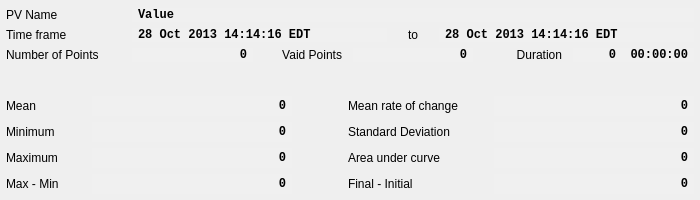
<?xml version="1.0" encoding="UTF-8"?>
<ui version="4.0">
 <class>QEStripChartStatistics</class>
 <widget class="QWidget" name="QEStripChartStatistics">
  <property name="geometry">
   <rect>
    <x>0</x>
    <y>0</y>
    <width>700</width>
    <height>200</height>
   </rect>
  </property>
  <property name="minimumSize">
   <size>
    <width>700</width>
    <height>200</height>
   </size>
  </property>
  <property name="maximumSize">
   <size>
    <width>700</width>
    <height>200</height>
   </size>
  </property>
  <property name="windowTitle">
   <string>Process Variable Statistics</string>
  </property>
  <layout class="QVBoxLayout" name="verticalLayout">
   <property name="spacing">
    <number>6</number>
   </property>
   <property name="leftMargin">
    <number>6</number>
   </property>
   <property name="topMargin">
    <number>8</number>
   </property>
   <property name="rightMargin">
    <number>6</number>
   </property>
   <property name="bottomMargin">
    <number>6</number>
   </property>
   <item>
    <layout class="QHBoxLayout" name="horizontalLayout">
     <item>
      <widget class="QLabel" name="label">
       <property name="maximumSize">
        <size>
         <width>120</width>
         <height>16777215</height>
        </size>
       </property>
       <property name="text">
        <string>PV Name</string>
       </property>
      </widget>
     </item>
     <item>
      <widget class="QLabel" name="pvNameLabel">
       <property name="font">
        <font>
         <family>Monospace</family>
         <weight>75</weight>
         <bold>true</bold>
        </font>
       </property>
       <property name="styleSheet">
        <string notr="true">background-color: rgb(240, 240, 240);</string>
       </property>
       <property name="text">
        <string>Value</string>
       </property>
       <property name="indent">
        <number>6</number>
       </property>
      </widget>
     </item>
    </layout>
   </item>
   <item>
    <layout class="QHBoxLayout" name="horizontalLayout_2">
     <item>
      <widget class="QLabel" name="label_3">
       <property name="maximumSize">
        <size>
         <width>120</width>
         <height>16777215</height>
        </size>
       </property>
       <property name="text">
        <string>Time frame</string>
       </property>
      </widget>
     </item>
     <item>
      <widget class="QLabel" name="startTimeLabel">
       <property name="font">
        <font>
         <family>Monospace</family>
         <weight>75</weight>
         <bold>true</bold>
        </font>
       </property>
       <property name="styleSheet">
        <string notr="true">background-color: rgb(240, 240, 240);</string>
       </property>
       <property name="text">
        <string>28 Oct 2013 14:14:16 EDT</string>
       </property>
       <property name="indent">
        <number>6</number>
       </property>
      </widget>
     </item>
     <item>
      <widget class="QLabel" name="label_5">
       <property name="maximumSize">
        <size>
         <width>40</width>
         <height>16777215</height>
        </size>
       </property>
       <property name="text">
        <string>to</string>
       </property>
       <property name="alignment">
        <set>Qt::AlignCenter</set>
       </property>
      </widget>
     </item>
     <item>
      <widget class="QLabel" name="endTimeLabel">
       <property name="font">
        <font>
         <family>Monospace</family>
         <weight>75</weight>
         <bold>true</bold>
        </font>
       </property>
       <property name="styleSheet">
        <string notr="true">background-color: rgb(240, 240, 240);</string>
       </property>
       <property name="text">
        <string>28 Oct 2013 14:14:16 EDT</string>
       </property>
       <property name="indent">
        <number>6</number>
       </property>
      </widget>
     </item>
    </layout>
   </item>
   <item>
    <layout class="QHBoxLayout" name="horizontalLayout_3">
     <item>
      <widget class="QLabel" name="label_7">
       <property name="maximumSize">
        <size>
         <width>120</width>
         <height>16777215</height>
        </size>
       </property>
       <property name="text">
        <string>Number of Points</string>
       </property>
      </widget>
     </item>
     <item>
      <widget class="QLabel" name="numberOfPointsLabel">
       <property name="font">
        <font>
         <family>Monospace</family>
         <weight>75</weight>
         <bold>true</bold>
        </font>
       </property>
       <property name="styleSheet">
        <string notr="true">background-color: rgb(240, 240, 240);</string>
       </property>
       <property name="text">
        <string>0</string>
       </property>
       <property name="alignment">
        <set>Qt::AlignRight|Qt::AlignTrailing|Qt::AlignVCenter</set>
       </property>
       <property name="indent">
        <number>6</number>
       </property>
      </widget>
     </item>
     <item>
      <widget class="QLabel" name="label_9">
       <property name="maximumSize">
        <size>
         <width>88</width>
         <height>16777215</height>
        </size>
       </property>
       <property name="text">
        <string>Vaid Points</string>
       </property>
       <property name="alignment">
        <set>Qt::AlignRight|Qt::AlignTrailing|Qt::AlignVCenter</set>
       </property>
       <property name="indent">
        <number>5</number>
       </property>
      </widget>
     </item>
     <item>
      <widget class="QLabel" name="validPointsLabel">
       <property name="font">
        <font>
         <family>Monospace</family>
         <weight>75</weight>
         <bold>true</bold>
        </font>
       </property>
       <property name="styleSheet">
        <string notr="true">background-color: rgb(240, 240, 240);</string>
       </property>
       <property name="text">
        <string>0</string>
       </property>
       <property name="alignment">
        <set>Qt::AlignRight|Qt::AlignTrailing|Qt::AlignVCenter</set>
       </property>
       <property name="indent">
        <number>6</number>
       </property>
      </widget>
     </item>
     <item>
      <widget class="QLabel" name="label_11">
       <property name="maximumSize">
        <size>
         <width>88</width>
         <height>16777215</height>
        </size>
       </property>
       <property name="text">
        <string>Duration</string>
       </property>
       <property name="alignment">
        <set>Qt::AlignRight|Qt::AlignTrailing|Qt::AlignVCenter</set>
       </property>
       <property name="indent">
        <number>5</number>
       </property>
      </widget>
     </item>
     <item>
      <widget class="QLabel" name="durationLabel">
       <property name="font">
        <font>
         <family>Monospace</family>
         <weight>75</weight>
         <bold>true</bold>
        </font>
       </property>
       <property name="styleSheet">
        <string notr="true">background-color: rgb(240, 240, 240);</string>
       </property>
       <property name="text">
        <string>0  00:00:00</string>
       </property>
       <property name="alignment">
        <set>Qt::AlignRight|Qt::AlignTrailing|Qt::AlignVCenter</set>
       </property>
       <property name="indent">
        <number>6</number>
       </property>
      </widget>
     </item>
    </layout>
   </item>
   <item>
    <spacer name="verticalSpacer">
     <property name="orientation">
      <enum>Qt::Vertical</enum>
     </property>
     <property name="sizeHint" stdset="0">
      <size>
       <width>20</width>
       <height>10</height>
      </size>
     </property>
    </spacer>
   </item>
   <item>
    <layout class="QHBoxLayout" name="horizontalLayout_4">
     <item>
      <widget class="QLabel" name="label_13">
       <property name="minimumSize">
        <size>
         <width>80</width>
         <height>0</height>
        </size>
       </property>
       <property name="maximumSize">
        <size>
         <width>120</width>
         <height>16777215</height>
        </size>
       </property>
       <property name="text">
        <string>Mean</string>
       </property>
      </widget>
     </item>
     <item>
      <widget class="QLabel" name="meanLabel">
       <property name="minimumSize">
        <size>
         <width>200</width>
         <height>0</height>
        </size>
       </property>
       <property name="font">
        <font>
         <family>Monospace</family>
         <weight>75</weight>
         <bold>true</bold>
        </font>
       </property>
       <property name="styleSheet">
        <string notr="true">background-color: rgb(240, 240, 240);</string>
       </property>
       <property name="text">
        <string>0</string>
       </property>
       <property name="alignment">
        <set>Qt::AlignRight|Qt::AlignTrailing|Qt::AlignVCenter</set>
       </property>
       <property name="indent">
        <number>6</number>
       </property>
      </widget>
     </item>
     <item>
      <spacer name="horizontalSpacer">
       <property name="orientation">
        <enum>Qt::Horizontal</enum>
       </property>
       <property name="sizeHint" stdset="0">
        <size>
         <width>20</width>
         <height>20</height>
        </size>
       </property>
      </spacer>
     </item>
     <item>
      <widget class="QLabel" name="label_15">
       <property name="minimumSize">
        <size>
         <width>140</width>
         <height>0</height>
        </size>
       </property>
       <property name="text">
        <string>Mean rate of change</string>
       </property>
      </widget>
     </item>
     <item>
      <widget class="QLabel" name="meanRateOfChangeLabel">
       <property name="minimumSize">
        <size>
         <width>200</width>
         <height>0</height>
        </size>
       </property>
       <property name="font">
        <font>
         <family>Monospace</family>
         <weight>75</weight>
         <bold>true</bold>
        </font>
       </property>
       <property name="styleSheet">
        <string notr="true">background-color: rgb(240, 240, 240);</string>
       </property>
       <property name="text">
        <string>0</string>
       </property>
       <property name="alignment">
        <set>Qt::AlignRight|Qt::AlignTrailing|Qt::AlignVCenter</set>
       </property>
       <property name="indent">
        <number>6</number>
       </property>
      </widget>
     </item>
    </layout>
   </item>
   <item>
    <layout class="QHBoxLayout" name="horizontalLayout_5">
     <item>
      <widget class="QLabel" name="label_19">
       <property name="minimumSize">
        <size>
         <width>80</width>
         <height>0</height>
        </size>
       </property>
       <property name="maximumSize">
        <size>
         <width>120</width>
         <height>16777215</height>
        </size>
       </property>
       <property name="text">
        <string>Minimum</string>
       </property>
      </widget>
     </item>
     <item>
      <widget class="QLabel" name="minimumLabel">
       <property name="minimumSize">
        <size>
         <width>200</width>
         <height>0</height>
        </size>
       </property>
       <property name="font">
        <font>
         <family>Monospace</family>
         <weight>75</weight>
         <bold>true</bold>
        </font>
       </property>
       <property name="styleSheet">
        <string notr="true">background-color: rgb(240, 240, 240);</string>
       </property>
       <property name="text">
        <string>0</string>
       </property>
       <property name="alignment">
        <set>Qt::AlignRight|Qt::AlignTrailing|Qt::AlignVCenter</set>
       </property>
       <property name="indent">
        <number>6</number>
       </property>
      </widget>
     </item>
     <item>
      <spacer name="horizontalSpacer_2">
       <property name="orientation">
        <enum>Qt::Horizontal</enum>
       </property>
       <property name="sizeHint" stdset="0">
        <size>
         <width>40</width>
         <height>20</height>
        </size>
       </property>
      </spacer>
     </item>
     <item>
      <widget class="QLabel" name="label_20">
       <property name="minimumSize">
        <size>
         <width>140</width>
         <height>0</height>
        </size>
       </property>
       <property name="text">
        <string>Standard Deviation</string>
       </property>
      </widget>
     </item>
     <item>
      <widget class="QLabel" name="standardDeviationLabel">
       <property name="minimumSize">
        <size>
         <width>200</width>
         <height>0</height>
        </size>
       </property>
       <property name="font">
        <font>
         <family>Monospace</family>
         <weight>75</weight>
         <bold>true</bold>
        </font>
       </property>
       <property name="styleSheet">
        <string notr="true">background-color: rgb(240, 240, 240);</string>
       </property>
       <property name="text">
        <string>0</string>
       </property>
       <property name="alignment">
        <set>Qt::AlignRight|Qt::AlignTrailing|Qt::AlignVCenter</set>
       </property>
       <property name="indent">
        <number>6</number>
       </property>
      </widget>
     </item>
    </layout>
   </item>
   <item>
    <layout class="QHBoxLayout" name="horizontalLayout_6">
     <item>
      <widget class="QLabel" name="label_23">
       <property name="minimumSize">
        <size>
         <width>80</width>
         <height>0</height>
        </size>
       </property>
       <property name="maximumSize">
        <size>
         <width>120</width>
         <height>16777215</height>
        </size>
       </property>
       <property name="text">
        <string>Maximum</string>
       </property>
      </widget>
     </item>
     <item>
      <widget class="QLabel" name="maximumLabel">
       <property name="minimumSize">
        <size>
         <width>200</width>
         <height>0</height>
        </size>
       </property>
       <property name="font">
        <font>
         <family>Monospace</family>
         <weight>75</weight>
         <bold>true</bold>
        </font>
       </property>
       <property name="styleSheet">
        <string notr="true">background-color: rgb(240, 240, 240);</string>
       </property>
       <property name="text">
        <string>0</string>
       </property>
       <property name="alignment">
        <set>Qt::AlignRight|Qt::AlignTrailing|Qt::AlignVCenter</set>
       </property>
       <property name="indent">
        <number>6</number>
       </property>
      </widget>
     </item>
     <item>
      <spacer name="horizontalSpacer_3">
       <property name="orientation">
        <enum>Qt::Horizontal</enum>
       </property>
       <property name="sizeHint" stdset="0">
        <size>
         <width>40</width>
         <height>20</height>
        </size>
       </property>
      </spacer>
     </item>
     <item>
      <widget class="QLabel" name="label_24">
       <property name="minimumSize">
        <size>
         <width>140</width>
         <height>0</height>
        </size>
       </property>
       <property name="text">
        <string>Area under curve</string>
       </property>
      </widget>
     </item>
     <item>
      <widget class="QLabel" name="areaUnderCurveLabel">
       <property name="minimumSize">
        <size>
         <width>200</width>
         <height>0</height>
        </size>
       </property>
       <property name="font">
        <font>
         <family>Monospace</family>
         <weight>75</weight>
         <bold>true</bold>
        </font>
       </property>
       <property name="styleSheet">
        <string notr="true">background-color: rgb(240, 240, 240);</string>
       </property>
       <property name="text">
        <string>0</string>
       </property>
       <property name="alignment">
        <set>Qt::AlignRight|Qt::AlignTrailing|Qt::AlignVCenter</set>
       </property>
       <property name="indent">
        <number>6</number>
       </property>
      </widget>
     </item>
    </layout>
   </item>
   <item>
    <layout class="QHBoxLayout" name="horizontalLayout_7">
     <item>
      <widget class="QLabel" name="label_27">
       <property name="minimumSize">
        <size>
         <width>80</width>
         <height>0</height>
        </size>
       </property>
       <property name="maximumSize">
        <size>
         <width>120</width>
         <height>16777215</height>
        </size>
       </property>
       <property name="text">
        <string>Max - Min</string>
       </property>
      </widget>
     </item>
     <item>
      <widget class="QLabel" name="minMaxDiffLabel">
       <property name="minimumSize">
        <size>
         <width>200</width>
         <height>0</height>
        </size>
       </property>
       <property name="font">
        <font>
         <family>Monospace</family>
         <weight>75</weight>
         <bold>true</bold>
        </font>
       </property>
       <property name="styleSheet">
        <string notr="true">background-color: rgb(240, 240, 240);</string>
       </property>
       <property name="text">
        <string>0</string>
       </property>
       <property name="alignment">
        <set>Qt::AlignRight|Qt::AlignTrailing|Qt::AlignVCenter</set>
       </property>
       <property name="indent">
        <number>6</number>
       </property>
      </widget>
     </item>
     <item>
      <spacer name="horizontalSpacer_4">
       <property name="orientation">
        <enum>Qt::Horizontal</enum>
       </property>
       <property name="sizeHint" stdset="0">
        <size>
         <width>40</width>
         <height>20</height>
        </size>
       </property>
      </spacer>
     </item>
     <item>
      <widget class="QLabel" name="label_28">
       <property name="minimumSize">
        <size>
         <width>140</width>
         <height>0</height>
        </size>
       </property>
       <property name="text">
        <string>Final - Initial</string>
       </property>
      </widget>
     </item>
     <item>
      <widget class="QLabel" name="firstLastDiffLabel">
       <property name="minimumSize">
        <size>
         <width>200</width>
         <height>0</height>
        </size>
       </property>
       <property name="font">
        <font>
         <family>Monospace</family>
         <weight>75</weight>
         <bold>true</bold>
        </font>
       </property>
       <property name="styleSheet">
        <string notr="true">background-color: rgb(240, 240, 240);</string>
       </property>
       <property name="text">
        <string>0</string>
       </property>
       <property name="alignment">
        <set>Qt::AlignRight|Qt::AlignTrailing|Qt::AlignVCenter</set>
       </property>
       <property name="indent">
        <number>6</number>
       </property>
      </widget>
     </item>
    </layout>
   </item>
  </layout>
 </widget>
 <resources/>
 <connections/>
</ui>
